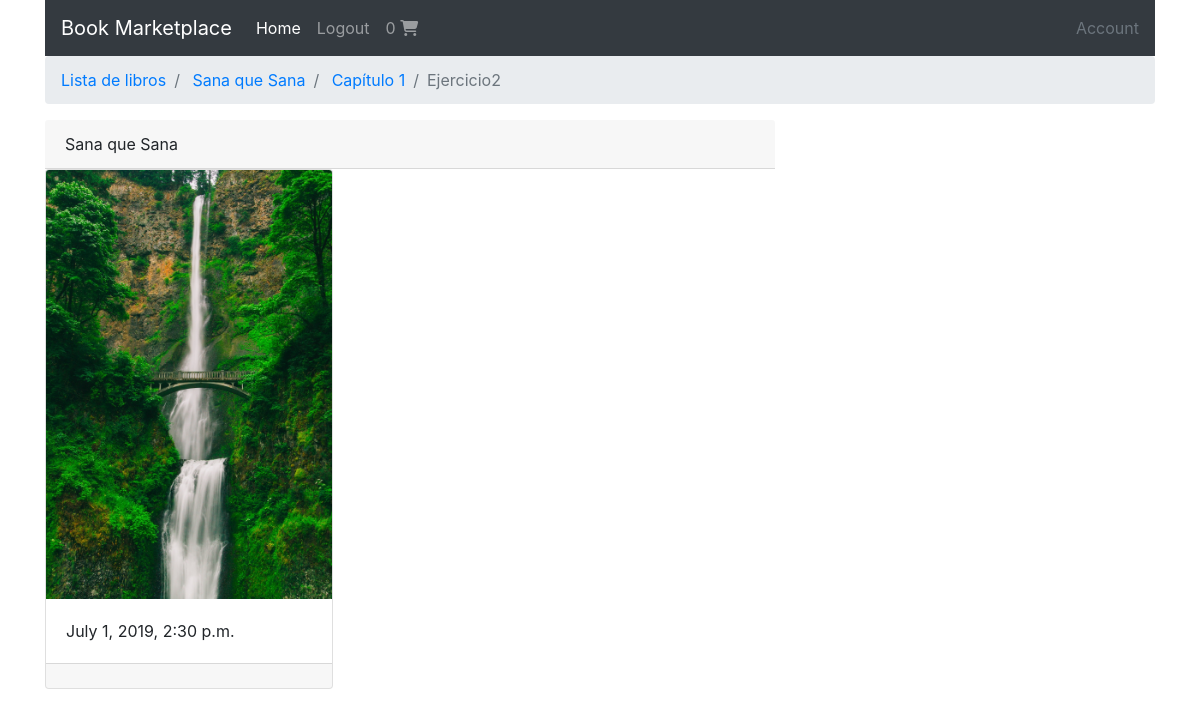
/1/1/2 (signed in), run on the app's committed database.
### books/models.py (models this page shows, shortened)
class Exercise(models.Model):
    chapter = models.ForeignKey(Chapter, on_delete=models.CASCADE)
    exercise_number = models.IntegerField()
    page_number = models.IntegerField()
    title = models.CharField(max_length=100)

class Chapter(models.Model):
    book = models.ForeignKey(Book, on_delete=models.CASCADE)
    chapter_number = models.IntegerField()
    title = models.CharField(max_length=100)
    def get_absolute_url(self):
        return reverse("books:chapter-detail", kwargs={
            'book_slug': self.book.slug,
            'chapter_number': self.chapter_number
        })

class Book(models.Model):
    authors = models.ManyToManyField(Author)
    title = models.CharField(max_length=100)
    publication_date = models.DateTimeField()
    isbn = models.CharField(max_length=16)
    slug = models.SlugField()
    cover = models.ImageField()
    price = models.FloatField()
    def get_absolute_url(self):
        return reverse("books:book-detail", kwargs={
            'slug': self.slug
        })

### books/views.py (the view)
@login_required
def exercise_detail(request, book_slug, chapter_number, exercise_number):
    exercise_qs = Exercise.objects.filter(
        chapter__book__slug=book_slug).filter(chapter__chapter_number=chapter_number).filter(exercise_number=exercise_number)
    exercise = exercise_qs[0]
    book_status = check_book(request, exercise.chapter.book)
    if exercise_qs.exists():
        context = {
            'exercise': exercise,
            'book_status': book_status}
        return render(request, 'exercise_detail.html', context)
    return Http404

### books/views.py (called while the page is built, shortened)
def check_book(request, book):
    if book in request.user.userlibrary.books.all():
        return OWNED

### shopping_cart/templatetags/cart_template_tags.py (called while the page is built)
@register.filter
def cart_item_count(user):
    if user.is_authenticated:
        qs = Order.objects.filter(user=user, is_ordered=False)
        if qs.exists():
            return qs[0].item.count()
    return 0

### templates/exercise_detail.html (shortened to what this page needs)
{% extends "base.html" %}
{% load static%}
{% block breadcrumb %}
<li class="breadcrumb-item">
  <a href="{% url 'books:book-list'%}">Lista de libros</a>
</li>
<li class="breadcrumb-item">
  <a href="{{exercise.chapter.book.get_absolute_url}}"
    >{{exercise.chapter.book.title}}</a
  >
</li>
<li class="breadcrumb-item">
  <a href="{{exercise.chapter.get_absolute_url}}">{{exercise.chapter.title}}</a>
</li>
<li class="breadcrumb-item active" aria-current="page">{{exercise.title}}</li>
{% endblock breadcrumb %} {% block content %}
<div class="row">
  <main class="col-md-8">
    {% include "book_snippet.html" with book=exercise.chapter.book %}
  </main>
  <aside class="col-md-4">
  </aside>
</div>
{% endblock content %}

### templates/navbar.html (shortened to what this page needs)
{% load cart_template_tags %}
<nav class="navbar navbar-expand navbar-dark bg-dark">
  <a class="navbar-brand" href="{% url 'books:book-list' %}"
    >Book Marketplace</a
  >
  <div class="collapse navbar-collapse" id="navbarsExample02">
    <ul class="navbar-nav mr-auto">
      <li class="nav-item active">
        <a class="nav-link" href="{% url 'books:book-list' %}">Home</a>
      </li>
      {% if request.user.is_authenticated %}
      <li class="nav-item">
        <a class="nav-link" href="{% url 'account_logout' %}">Logout</a>
      </li>
      <li class="nav-item">
        <a class="nav-link" href="{% url 'cart:order-summary'%}"
          >{{request.user|cart_item_count }} <i class="fas fa-shopping-cart"></i
        ></a>
      </li>
      {% endif %}
    </ul>
    <a class="text-muted" href="{% url 'profile' %}">Account</a>
  </div>
</nav>

### templates/book_snippet.html (shortened to what this page needs)
<div class="card-header">{{book.title}}</div>
<div class="card" style="width: 18rem;">
  <img src="{{book.cover.url}}" class="card-img-top" />
  <div class="card-body">
    <p class="card-text">{{book.publication_date}}</p>
  </div>
  <div class="card-footer">
  </div>
</div>

### data on the page
Exercise: chapter.book "Sana que Sana", chapter "Capítulo 1", title "Ejercicio2"
Book: title "Sana que Sana", cover (picture), publication_date "July 1, 2019, 2:30 p.m."

### other printed values
{{ request.user|cart_item_count }} "0"
